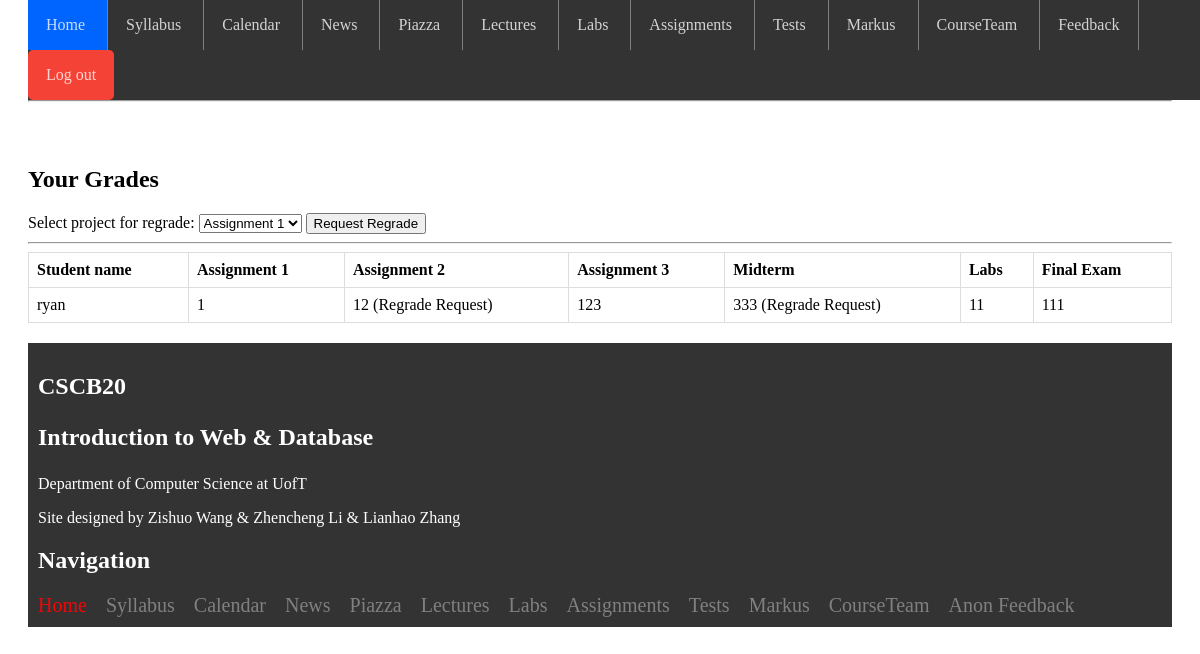
/grade (signed in), run on the app's committed database.
### tables this page shows
CREATE TABLE "StudentScores" (
	"student_name"	TEXT NOT NULL,
	"assignment1"	TEXT,
	"assignment2"	TEXT,
	"assignment3"	TEXT,
	"midterm"	TEXT,
	"labs"	TEXT,
	"final_exam"	TEXT,
	PRIMARY KEY("student_name"),
	FOREIGN KEY("student_name") REFERENCES "users"("username")
);

### app.py (the view)
@app.route('/grade')
def grade():
    if 'username' in session and not session['is_instructor']:
        student_name = session['username']
        conn = get_db_conn()
        cursor = conn.cursor()
        cursor.execute('SELECT * FROM StudentScores WHERE student_name = ?', (student_name,))
        student_grade = cursor.fetchall()
        conn.close()
        return render_template('grade.html', grade = student_grade)
    else:
        return redirect('/logout')

### app.py (called while the page is built)
def get_db_conn():
    conn = sqlite3.connect("assignment3.db")
    conn.row_factory = sqlite3.Row
    return conn

### templates/grade.html (shortened to what this page needs)
<!DOCTYPE html>
<html>
    <head>
        <link rel="stylesheet" type="text/css" href="../static/style/grades.css">
    </head>
    <body>
        <div class="main-content">
            <div class="navigation">
                <li class="navigation"><a class="active" href="/">Home&nbsp;</a></li>
                <li class="navigation"><a href="../static/image/B20.pdf" target="_blank">Syllabus&nbsp;</a></li>
                <li class="navigation"><a href="/calendar">Calendar&nbsp;</a></li>
                <li class="navigation"><a href="/news">News&nbsp;</a></li>
                <li class="navigation"><a href="https://piazza.com/class/lqy466htv8g5xb" target="_blank">Piazza&nbsp;</a></li>
                <li class="navigation"><a href="/lectures">Lectures&nbsp;</a></li>
                <li class="navigation"><a href="/labs">Labs&nbsp;</a></li>
                <li class="navigation"><a href="/assignments">Assignments&nbsp;</a></li>
                <li class="navigation"><a href="/tests">Tests&nbsp;</a></li>
                <li class="navigation"><a href="https://markus2.utsc.utoronto.ca/" target="_blank">Markus&nbsp;</a></li>
                <li class="navigation"><a href="/courseteam">CourseTeam&nbsp;</a></li>
                <li class="navigation"><a href="/feedback">Feedback</a></li>
                <li class="navigation logout-button"><a href="/logout">Log out</a></li>
            </div>
        <br>
        <br>
        <br>
        <br>
        <hr>
        <br>
        <br>
        <h2>Your Grades</h2>
        <form action="/request_regrade" method="post">
            <label for="assignment">Select project for regrade:</label>
            <select name="assignment" id="assignment">
                <option value="assignment1">Assignment 1</option>
            </select>
            <input type="submit" value="Request Regrade">
        </form>
        <hr>
        <table>
            <tr>
                <th>Student name</th>
                <th>Assignment 1</th>
                <th>Assignment 2</th>
                <th>Assignment 3</th>
                <th>Midterm</th>
                <th>Labs</th>
                <th>Final Exam</th>
            </tr>
            <tbody>
                {% for a in grade %}
                <tr>
                    <td>{{ a.student_name }}</td>
                    <td>{{ a.assignment1 }}</td>
                    <td>{{ a.assignment2 }}</td>
                    <td>{{ a.assignment3 }}</td>
                    <td>{{ a.midterm }}</td>
                    <td>{{ a.labs }}</td>
                    <td>{{ a.final_exam }}</td>
                </tr>
                {% endfor %}
            </tbody>
        </table>
        <div class="footer">
            <h2>CSCB20
                <p>Introduction to Web & Database</p>
            </h2>
            <div class="content">Department of Computer Science at UofT
                <p>Site designed by Zishuo Wang & Zhencheng Li & Lianhao Zhang</p>
            </div>
            <h2>Navigation</h2>
                <a href="index"><li class="home">Home&nbsp;</li></a>
                <a href="../static/image/B20.pdf" target="_blank"><li>Syllabus&nbsp;</li></a>
                <a href="calendar"><li>Calendar&nbsp;</li></a>
                <a href="news"><li>News&nbsp;</li></a>
                <a href="https://piazza.com/class/lqy466htv8g5xb" target="_blank"><li>Piazza&nbsp;</li></a>
                <a href="lectures"><li>Lectures&nbsp;</li></a>
                <a href="labs"><li class="lab">Labs&nbsp;</li></a>
                <a href="assignments"><li>Assignments&nbsp;</li></a>
                <a href="tests"><li>Tests&nbsp;</li></a>
                <a href="https://markus2.utsc.utoronto.ca/" target="_blank"><li>Markus&nbsp;</li></a>
                <a href="courseteam"><li>CourseTeam&nbsp;</li></a>
                <a href="feedback"><li>Anon Feedback&nbsp;</li></a>
        </div>
    </body>
</html>

### static/style/grades.css (style rules this page uses)
div.navigation { position: fixed; top: 0; width: 100%; list-style-type: none; margin: 0; padding: 0; overflow: hidden; background-color: #333; }
li.navigation { border-right: 1px solid grey; float: left; }
li.navigation:last-child { border-right: none; }
li.navigation a { display: block; color: rgba(255, 255, 255, 0.784); text-align: center; padding: 16px 18px; text-decoration: none; }
a.active { background-color: rgb(0, 100, 255); }
table { width: 100%; border-collapse: collapse; margin-bottom: 20px; }
th, td { border: 1px solid #ddd; text-align: left; padding: 8px; }
th { background-color: #696666 solid; color: black; }
.main-content { margin: 20px; }
.footer h2 { font-family: 'Times New Roman', Times, serif; }
.footer { background-color: #333; color:white; text-align: left; padding: 10px; }
.footer li { display: inline-block; color:gray; font-size: 20px; padding-right: 10px; }
.footer li.home { color: rgb(243, 5, 5); }
.logout-button { float: right; background-color: #f44336; border-radius: 5px; margin-right: 10px; }
.logout-button a { color: white; padding: 10px 15px; display: block; }

### data on the page
StudentScores: student_name "ryan", assignment1 "1", assignment2 "12 (Regrade Request)", assignment3 "123", midterm "333 (Regrade Request)", labs "11", final_exam "111"
